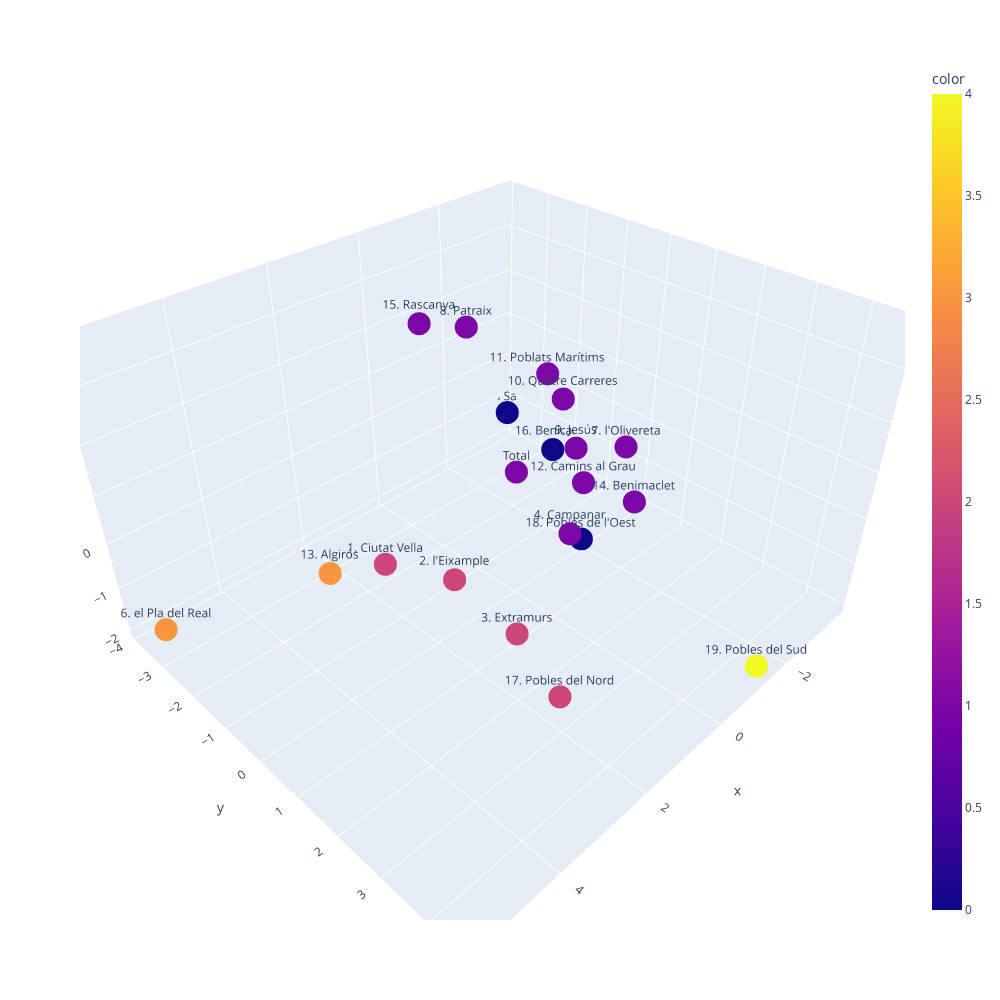

Write notebook code for a chart like this one.
### Code cell
# Vemos que el número óptimo de clusters es 5


kmeans = KMeans(n_clusters=5)
kmeans.fit(df_scaled)
df['Cluster'] = kmeans.labels_

df.head(19)

# Representamos los datos en 3D (debe poder girarse, usaremos plotly). Cada punto debe mostrar su nombre (distrito) y su cluster

fig = px.scatter_3d(x=df_pca[:, 0], y=df_pca[:, 1], z=df_pca[:, 2], text=df['Distrito'], color=df['Cluster'], width=1000, height=1000)

fig.show()

### Figure 1 — Plotly figure (JSON) as saved in the notebook; plotly's stock layout.template omitted (floating-point values rounded to 4 significant figures)
{"data": [{"hovertemplate": "x=%{x}<br>y=%{y}<br>z=%{z}<br>text=%{text}<br>color=%{marker.color}<extra></extra>", "legendgroup": "", "marker": {"color": [1, 2, 2, 2, 1, 0, 3, 1, 1, 1, 1, 1, 1, 3, 1, 1, 0, 2, 0, 4], "coloraxis": "coloraxis", "symbol": "circle"}, "mode": "markers+text", "name": "", "scene": "scene", "showlegend": false, "text": ["Total", "1. Ciutat Vella", "2. l'Eixample", "3. Extramurs", "4. Campanar", "5. la Saïdia", "6. el Pla del Real", "7. l'Olivereta", "8. Patraix", "9. Jesús", "10. Quatre Carreres", "11. Poblats Marítims", "12. Camins al Grau", "13. Algirós", "14. Benimaclet", "15. Rascanya", "16. Benicalap", "17. Pobles del Nord", "18. Pobles de l'Oest", "19. Pobles del Sud"], "type": "scatter3d", "x": [-0.254, 2.951, 1.783, 1.573, -0.06703, -3.671, 5.593, -1.538, 1.023, -1.318, -0.9539, -2.746, -1.258, 2.673, -0.1978, 1.22, -3.476, 2.029, -1.975, -1.39], "y": [-0.2632, -0.1749, 0.2264, 1.543, 1.232, -3.818, -3.188, 1.192, -0.1788, 0.2293, 0.1782, -1.796, 0.5016, -2.246, 2.44, -1.07, -2.217, 2.943, -0.04351, 4.511], "z": [0.374, 0.1191, -0.6726, -1.218, -0.1241, -1.326, -1.585, 0.9978, 3.761, 0.632, 1.802, 0.8375, 0.02276, -1.464, 1.118, 3.578, -1.514, -1.364, -1.997, -1.977]}], "layout": {"coloraxis": {"colorbar": {"title": {"text": "color"}}, "colorscale": [[0, "#0d0887"], [0.1111, "#46039f"], [0.2222, "#7201a8"], [0.3333, "#9c179e"], [0.4444, "#bd3786"], [0.5556, "#d8576b"], [0.6667, "#ed7953"], [0.7778, "#fb9f3a"], [0.8889, "#fdca26"], [1, "#f0f921"]]}, "height": 1000, "legend": {"tracegroupgap": 0}, "margin": {"t": 60}, "scene": {"domain": {"x": [0, 1], "y": [0, 1]}, "xaxis": {"title": {"text": "x"}}, "yaxis": {"title": {"text": "y"}}, "zaxis": {"title": {"text": "z"}}}, "width": 1000}}
